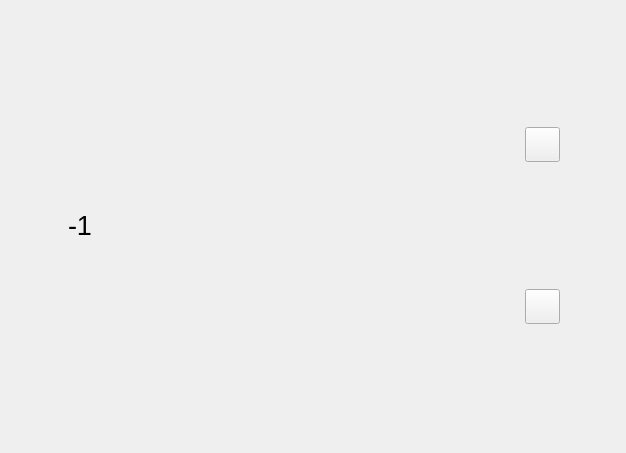
<?xml version="1.0" encoding="UTF-8"?>
<ui version="4.0">
 <class>SaveState</class>
 <widget class="QFrame" name="SaveState">
  <property name="geometry">
   <rect>
    <x>0</x>
    <y>0</y>
    <width>626</width>
    <height>453</height>
   </rect>
  </property>
  <property name="sizePolicy">
   <sizepolicy hsizetype="MinimumExpanding" vsizetype="MinimumExpanding">
    <horstretch>0</horstretch>
    <verstretch>0</verstretch>
   </sizepolicy>
  </property>
  <property name="minimumSize">
   <size>
    <width>70</width>
    <height>60</height>
   </size>
  </property>
  <property name="sizeIncrement">
   <size>
    <width>800</width>
    <height>100</height>
   </size>
  </property>
  <property name="windowTitle">
   <string>Frame</string>
  </property>
  <layout class="QGridLayout" name="layout" rowstretch="0,0">
   <property name="leftMargin">
    <number>0</number>
   </property>
   <property name="topMargin">
    <number>0</number>
   </property>
   <property name="rightMargin">
    <number>0</number>
   </property>
   <property name="bottomMargin">
    <number>0</number>
   </property>
   <property name="spacing">
    <number>0</number>
   </property>
   <item row="0" column="0" rowspan="2">
    <widget class="QLabel" name="label">
     <property name="minimumSize">
      <size>
       <width>10</width>
       <height>10</height>
      </size>
     </property>
     <property name="maximumSize">
      <size>
       <width>30</width>
       <height>30</height>
      </size>
     </property>
     <property name="font">
      <font>
       <pointsize>20</pointsize>
       <kerning>true</kerning>
      </font>
     </property>
     <property name="text">
      <string>-1</string>
     </property>
     <property name="scaledContents">
      <bool>true</bool>
     </property>
     <property name="alignment">
      <set>Qt::AlignCenter</set>
     </property>
     <property name="wordWrap">
      <bool>true</bool>
     </property>
    </widget>
   </item>
   <item row="0" column="1" rowspan="2">
    <widget class="NetworkSurfaceWidget" name="network_surface" native="true">
     <property name="sizePolicy">
      <sizepolicy hsizetype="Expanding" vsizetype="Expanding">
       <horstretch>0</horstretch>
       <verstretch>0</verstretch>
      </sizepolicy>
     </property>
     <property name="minimumSize">
      <size>
       <width>30</width>
       <height>30</height>
      </size>
     </property>
     <property name="maximumSize">
      <size>
       <width>300</width>
       <height>300</height>
      </size>
     </property>
     <property name="sizeIncrement">
      <size>
       <width>0</width>
       <height>0</height>
      </size>
     </property>
    </widget>
   </item>
   <item row="0" column="2">
    <widget class="QPushButton" name="clear_button">
     <property name="sizePolicy">
      <sizepolicy hsizetype="Preferred" vsizetype="Preferred">
       <horstretch>0</horstretch>
       <verstretch>0</verstretch>
      </sizepolicy>
     </property>
     <property name="minimumSize">
      <size>
       <width>24</width>
       <height>24</height>
      </size>
     </property>
     <property name="maximumSize">
      <size>
       <width>35</width>
       <height>35</height>
      </size>
     </property>
     <property name="text">
      <string/>
     </property>
     <property name="icon">
      <iconset>
       <normaloff>ressources/eye.svg</normaloff>ressources/eye.svg</iconset>
     </property>
     <property name="iconSize">
      <size>
       <width>24</width>
       <height>24</height>
      </size>
     </property>
    </widget>
   </item>
   <item row="1" column="2">
    <widget class="QPushButton" name="view_button">
     <property name="sizePolicy">
      <sizepolicy hsizetype="Preferred" vsizetype="Preferred">
       <horstretch>0</horstretch>
       <verstretch>0</verstretch>
      </sizepolicy>
     </property>
     <property name="minimumSize">
      <size>
       <width>24</width>
       <height>24</height>
      </size>
     </property>
     <property name="maximumSize">
      <size>
       <width>35</width>
       <height>35</height>
      </size>
     </property>
     <property name="text">
      <string/>
     </property>
     <property name="icon">
      <iconset>
       <normaloff>ressources/clear.svg</normaloff>ressources/clear.svg</iconset>
     </property>
     <property name="iconSize">
      <size>
       <width>24</width>
       <height>24</height>
      </size>
     </property>
     <property name="shortcut">
      <string>Ctrl+S, Ctrl+S</string>
     </property>
    </widget>
   </item>
  </layout>
 </widget>
 <customwidgets>
  <customwidget>
   <class>NetworkSurfaceWidget</class>
   <extends>QWidget</extends>
   <header location="global">hopfield_QTHelper</header>
   <container>1</container>
  </customwidget>
 </customwidgets>
 <resources/>
 <connections>
  <connection>
   <sender>clear_button</sender>
   <signal>clicked()</signal>
   <receiver>SaveState</receiver>
   <slot>view()</slot>
   <hints>
    <hint type="sourcelabel">
     <x>538</x>
     <y>150</y>
    </hint>
    <hint type="destinationlabel">
     <x>539</x>
     <y>73</y>
    </hint>
   </hints>
  </connection>
  <connection>
   <sender>view_button</sender>
   <signal>clicked()</signal>
   <receiver>SaveState</receiver>
   <slot>clear()</slot>
   <hints>
    <hint type="sourcelabel">
     <x>538</x>
     <y>304</y>
    </hint>
    <hint type="destinationlabel">
     <x>541</x>
     <y>255</y>
    </hint>
   </hints>
  </connection>
 </connections>
 <slots>
  <slot>view()</slot>
  <slot>clear()</slot>
 </slots>
</ui>
